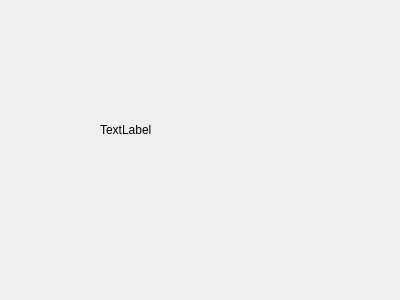
<?xml version="1.0" encoding="UTF-8"?>
<ui version="4.0">
 <class>Ventana</class>
 <widget class="QWidget" name="Ventana">
  <property name="geometry">
   <rect>
    <x>0</x>
    <y>0</y>
    <width>400</width>
    <height>300</height>
   </rect>
  </property>
  <property name="windowTitle">
   <string>Form</string>
  </property>
  <widget class="QWidget" name="gridLayoutWidget">
   <property name="geometry">
    <rect>
     <x>100</x>
     <y>90</y>
     <width>160</width>
     <height>80</height>
    </rect>
   </property>
   <layout class="QGridLayout" name="gridLayout">
    <item row="0" column="0">
     <widget class="QLabel" name="lBienvenida">
      <property name="text">
       <string>TextLabel</string>
      </property>
     </widget>
    </item>
   </layout>
  </widget>
 </widget>
 <resources/>
 <connections/>
</ui>
